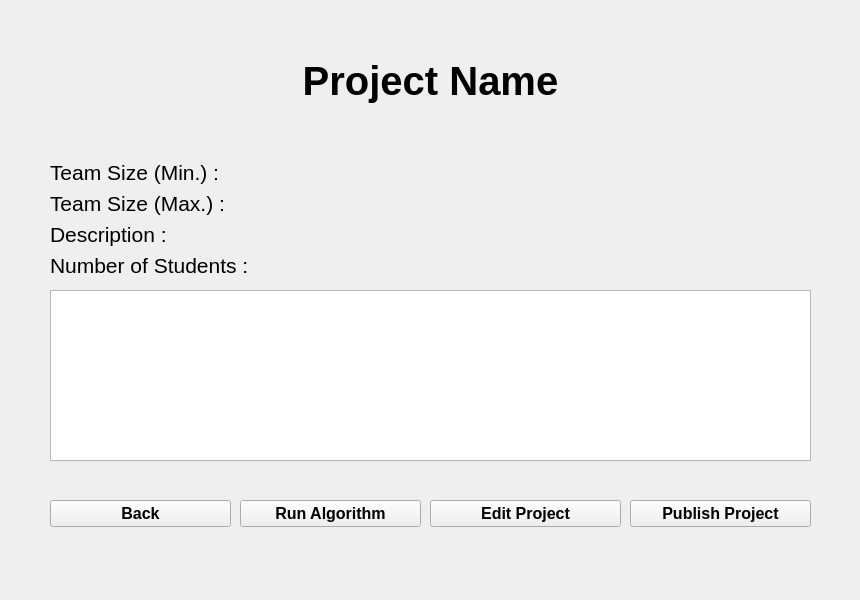
<?xml version="1.0" encoding="UTF-8"?>
<ui version="4.0">
 <class>ProjectPage</class>
 <widget class="QWidget" name="ProjectPage">
  <property name="geometry">
   <rect>
    <x>0</x>
    <y>0</y>
    <width>860</width>
    <height>600</height>
   </rect>
  </property>
  <property name="windowTitle">
   <string>Form</string>
  </property>
  <widget class="QPushButton" name="pushButton_2">
   <property name="enabled">
    <bool>true</bool>
   </property>
   <property name="geometry">
    <rect>
     <x>240</x>
     <y>500</y>
     <width>181</width>
     <height>27</height>
    </rect>
   </property>
   <property name="font">
    <font>
     <pointsize>12</pointsize>
     <weight>75</weight>
     <bold>true</bold>
    </font>
   </property>
   <property name="inputMethodHints">
    <set>Qt::ImhNone</set>
   </property>
   <property name="text">
    <string>Run Algorithm</string>
   </property>
  </widget>
  <widget class="QPushButton" name="pushButton_3">
   <property name="geometry">
    <rect>
     <x>630</x>
     <y>500</y>
     <width>181</width>
     <height>27</height>
    </rect>
   </property>
   <property name="font">
    <font>
     <pointsize>12</pointsize>
     <weight>75</weight>
     <bold>true</bold>
    </font>
   </property>
   <property name="text">
    <string>Publish Project</string>
   </property>
  </widget>
  <widget class="QWidget" name="formLayoutWidget">
   <property name="geometry">
    <rect>
     <x>50</x>
     <y>160</y>
     <width>761</width>
     <height>121</height>
    </rect>
   </property>
   <layout class="QFormLayout" name="formLayout">
    <property name="fieldGrowthPolicy">
     <enum>QFormLayout::AllNonFixedFieldsGrow</enum>
    </property>
    <item row="1" column="0">
     <widget class="QLabel" name="maxTeamSizeLabel">
      <property name="font">
       <font>
        <pointsize>16</pointsize>
       </font>
      </property>
      <property name="text">
       <string>Team Size (Max.) :</string>
      </property>
     </widget>
    </item>
    <item row="1" column="1">
     <widget class="QLabel" name="maxTeamSize">
      <property name="font">
       <font>
        <pointsize>16</pointsize>
       </font>
      </property>
      <property name="text">
       <string/>
      </property>
     </widget>
    </item>
    <item row="2" column="0">
     <widget class="QLabel" name="descriptionLabel">
      <property name="font">
       <font>
        <pointsize>16</pointsize>
       </font>
      </property>
      <property name="text">
       <string>Description :</string>
      </property>
     </widget>
    </item>
    <item row="2" column="1">
     <widget class="QLabel" name="description">
      <property name="font">
       <font>
        <pointsize>16</pointsize>
       </font>
      </property>
      <property name="text">
       <string/>
      </property>
     </widget>
    </item>
    <item row="3" column="1">
     <widget class="QLabel" name="numOfStudents">
      <property name="font">
       <font>
        <pointsize>16</pointsize>
       </font>
      </property>
      <property name="text">
       <string/>
      </property>
     </widget>
    </item>
    <item row="3" column="0">
     <widget class="QLabel" name="numOfStudentsLabel">
      <property name="font">
       <font>
        <pointsize>16</pointsize>
       </font>
      </property>
      <property name="text">
       <string>Number of Students :</string>
      </property>
     </widget>
    </item>
    <item row="0" column="0">
     <widget class="QLabel" name="minTeamSizeLabel">
      <property name="font">
       <font>
        <pointsize>16</pointsize>
        <weight>50</weight>
        <bold>false</bold>
       </font>
      </property>
      <property name="text">
       <string>Team Size (Min.) :</string>
      </property>
     </widget>
    </item>
    <item row="0" column="1">
     <widget class="QLabel" name="minTeamSize">
      <property name="font">
       <font>
        <pointsize>16</pointsize>
       </font>
      </property>
      <property name="text">
       <string/>
      </property>
     </widget>
    </item>
   </layout>
  </widget>
  <widget class="QPushButton" name="pushButton">
   <property name="geometry">
    <rect>
     <x>50</x>
     <y>500</y>
     <width>181</width>
     <height>27</height>
    </rect>
   </property>
   <property name="font">
    <font>
     <pointsize>12</pointsize>
     <weight>75</weight>
     <bold>true</bold>
    </font>
   </property>
   <property name="text">
    <string>Back</string>
   </property>
  </widget>
  <widget class="QPushButton" name="pushButton_4">
   <property name="geometry">
    <rect>
     <x>430</x>
     <y>500</y>
     <width>191</width>
     <height>27</height>
    </rect>
   </property>
   <property name="font">
    <font>
     <pointsize>12</pointsize>
     <weight>75</weight>
     <bold>true</bold>
    </font>
   </property>
   <property name="text">
    <string>Edit Project</string>
   </property>
  </widget>
  <widget class="QWidget" name="verticalLayoutWidget_2">
   <property name="geometry">
    <rect>
     <x>50</x>
     <y>10</y>
     <width>761</width>
     <height>141</height>
    </rect>
   </property>
   <layout class="QVBoxLayout" name="verticalLayout_3">
    <item>
     <widget class="QLabel" name="projectNameLabel">
      <property name="font">
       <font>
        <pointsize>30</pointsize>
        <weight>75</weight>
        <bold>true</bold>
       </font>
      </property>
      <property name="text">
       <string>Project Name</string>
      </property>
      <property name="alignment">
       <set>Qt::AlignCenter</set>
      </property>
     </widget>
    </item>
   </layout>
  </widget>
  <widget class="QTableWidget" name="studentsInProjectTable">
   <property name="geometry">
    <rect>
     <x>50</x>
     <y>290</y>
     <width>761</width>
     <height>171</height>
    </rect>
   </property>
  </widget>
 </widget>
 <resources/>
 <connections/>
</ui>
